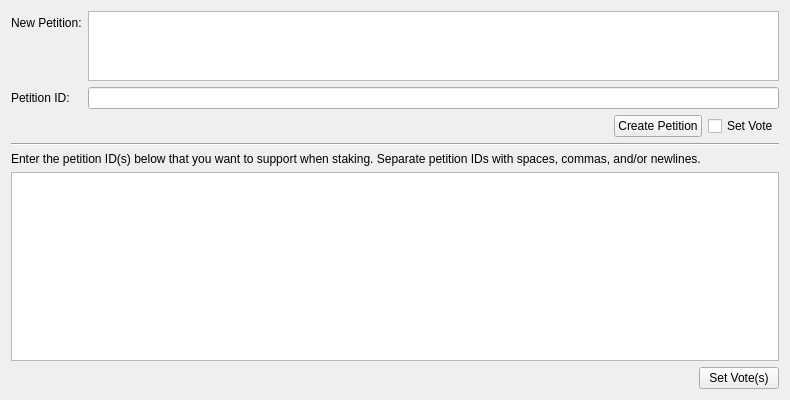
<?xml version="1.0" encoding="UTF-8"?>
<ui version="4.0">
 <class>ClamourPage</class>
 <widget class="QWidget" name="ClamourPage">
  <property name="geometry">
   <rect>
    <x>0</x>
    <y>0</y>
    <width>790</width>
    <height>400</height>
   </rect>
  </property>
  <property name="windowTitle">
   <string>Form</string>
  </property>
  <layout class="QVBoxLayout" name="verticalLayout_2">
   <item>
    <layout class="QFormLayout" name="formLayout">
     <property name="fieldGrowthPolicy">
      <enum>QFormLayout::AllNonFixedFieldsGrow</enum>
     </property>
     <item row="0" column="0">
      <widget class="QLabel" name="label">
       <property name="text">
        <string>New Petition:</string>
       </property>
      </widget>
     </item>
     <item row="0" column="1">
      <widget class="QPlainTextEdit" name="createPetitionEdit">
       <property name="toolTip">
        <string>Enter a new petition that you want to create.</string>
       </property>
      </widget>
     </item>
     <item row="1" column="0">
      <widget class="QLabel" name="label_2">
       <property name="text">
        <string>Petition ID:</string>
       </property>
      </widget>
     </item>
     <item row="1" column="1">
      <widget class="QLineEdit" name="petitionIDEdit">
       <property name="toolTip">
        <string>Identifier of the new petition.</string>
       </property>
       <property name="readOnly">
        <bool>true</bool>
       </property>
      </widget>
     </item>
     <item row="2" column="1">
      <layout class="QHBoxLayout" name="horizontalLayout">
       <item>
        <spacer name="horizontalSpacer">
         <property name="orientation">
          <enum>Qt::Horizontal</enum>
         </property>
         <property name="sizeHint" stdset="0">
          <size>
           <width>40</width>
           <height>20</height>
          </size>
         </property>
        </spacer>
       </item>
       <item>
        <widget class="QPushButton" name="createPetitionButton">
         <property name="toolTip">
          <string>Record the new petition in the blockchain.</string>
         </property>
         <property name="text">
          <string>Create Petition</string>
         </property>
        </widget>
       </item>
       <item>
        <widget class="QCheckBox" name="setVoteCheckBox">
         <property name="toolTip">
          <string>Immediately begin staking with the new petition ID.</string>
         </property>
         <property name="text">
          <string>Set Vote</string>
         </property>
        </widget>
       </item>
      </layout>
     </item>
    </layout>
   </item>
   <item>
    <widget class="Line" name="line">
     <property name="orientation">
      <enum>Qt::Horizontal</enum>
     </property>
    </widget>
   </item>
   <item>
    <layout class="QVBoxLayout" name="verticalLayout">
     <item>
      <widget class="QLabel" name="label_3">
       <property name="text">
        <string>&lt;html&gt;&lt;head/&gt;&lt;body&gt;&lt;p&gt;Enter the petition ID(s) below that you want to support when staking. Separate petition IDs with spaces, commas, and/or newlines.&lt;/p&gt;&lt;/body&gt;&lt;/html&gt;</string>
       </property>
       <property name="wordWrap">
        <bool>true</bool>
       </property>
      </widget>
     </item>
     <item>
      <widget class="QPlainTextEdit" name="votesEdit"/>
     </item>
     <item>
      <layout class="QHBoxLayout" name="horizontalLayout_2">
       <item>
        <spacer name="horizontalSpacer_2">
         <property name="orientation">
          <enum>Qt::Horizontal</enum>
         </property>
         <property name="sizeHint" stdset="0">
          <size>
           <width>40</width>
           <height>20</height>
          </size>
         </property>
        </spacer>
       </item>
       <item>
        <widget class="QPushButton" name="setVotesButton">
         <property name="text">
          <string>Set Vote(s)</string>
         </property>
        </widget>
       </item>
      </layout>
     </item>
    </layout>
   </item>
  </layout>
 </widget>
 <resources/>
 <connections/>
</ui>
